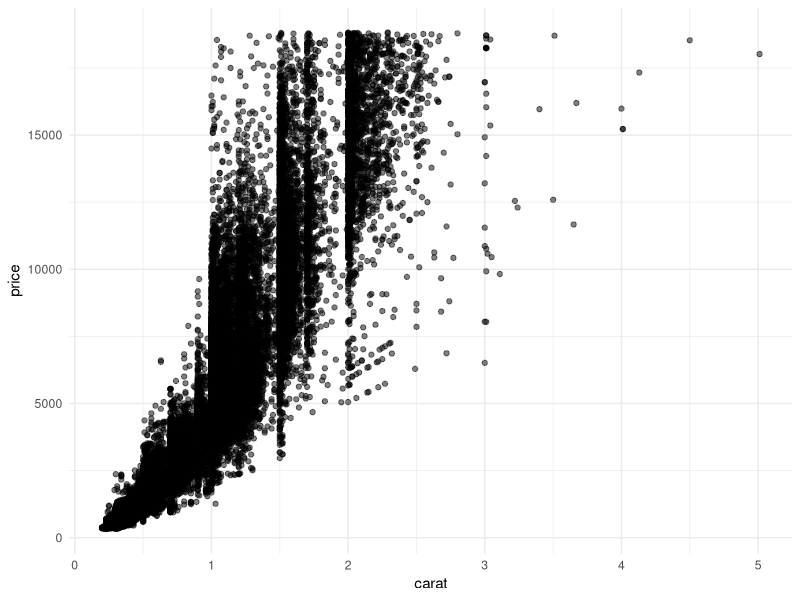

Source code (R):
## ---- chunk 1
library(ggplot2)

ggplot(data = diamonds, 
       mapping = aes(x = carat, y = price)) +
  geom_point(alpha = .5) +
  theme_minimal()
